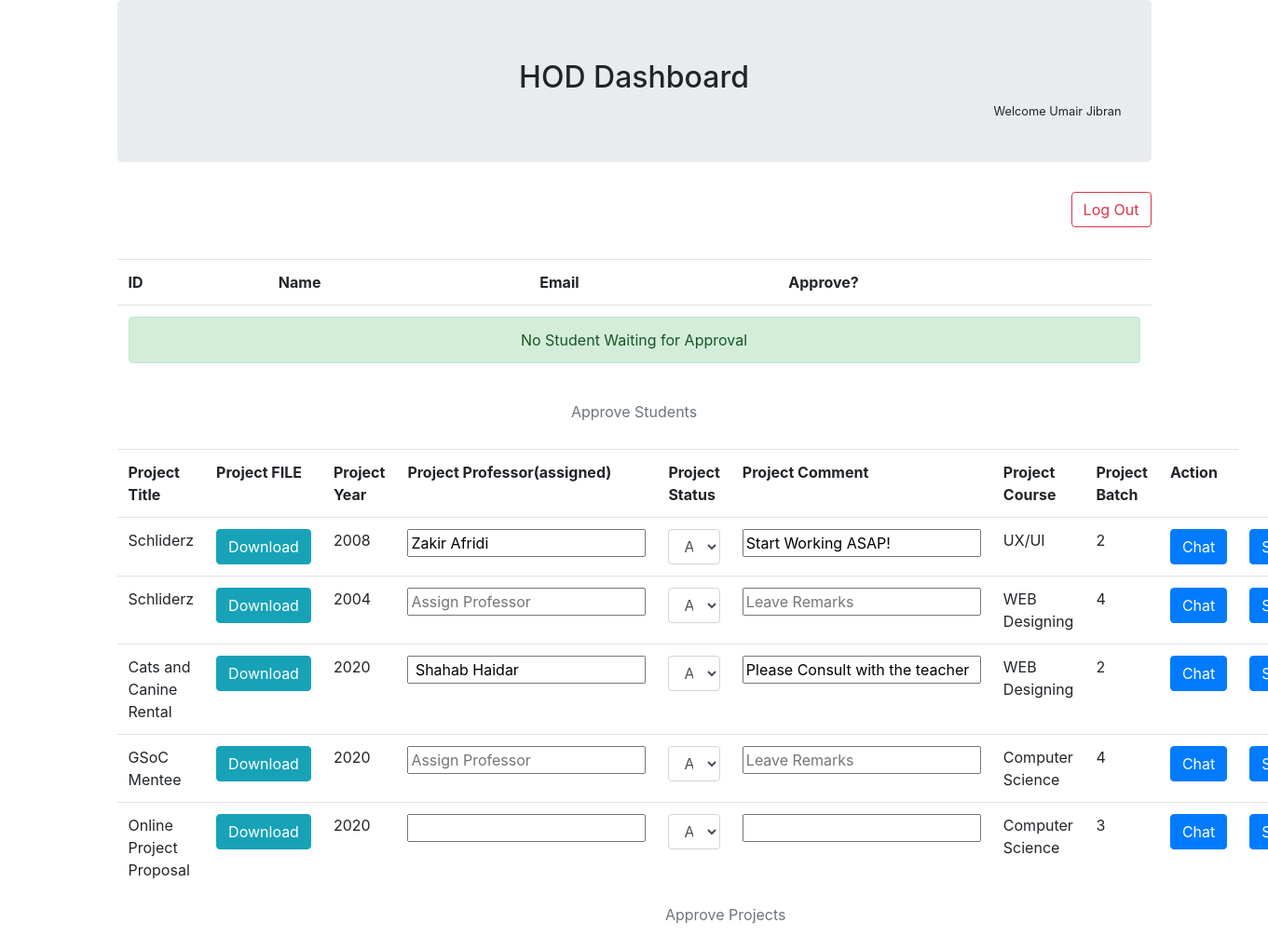
/hod/index.php (signed in), run on the app's committed database.
### tables this page shows
CREATE TABLE `hod_record` (
  `hod_ID` int(11) NOT NULL,
  `hod_FIRST_NAME` varchar(50) NOT NULL,
  `hod_LAST_NAME` varchar(50) NOT NULL,
  `hod_EMAIL` varchar(50) NOT NULL,
  `hod_DEPT` varchar(30) NOT NULL,
  `hod_PASSWORD` varchar(50) NOT NULL
);

CREATE TABLE `project_record` (
  `project_ID` int(11) NOT NULL,
  `student_ID` int(11) NOT NULL,
  `hod_ID` int(11) NOT NULL,
  `project_TITLE` varchar(50) NOT NULL,
  `project_YEAR` int(11) NOT NULL,
  `project_PROFESSOR` varchar(50) DEFAULT NULL,
  `project_BATCH` int(11) NOT NULL,
  `project_COURSE` varchar(50) NOT NULL,
  `project_COMMENT` varchar(500) DEFAULT NULL,
  `project_STATUS` tinyint(1) NOT NULL DEFAULT 0,
  `project_file` varchar(100) NOT NULL
);

### hod/index.php (the view, shortened to what this page needs)
<?php
    require_once('../server/connection.php');
    $hodID = $_SESSION['id'];
    $sql = "SELECT `hod_FIRST_NAME` , `hod_LAST_NAME` FROM `hod_record` WHERE `hod_ID` = '${hodID}'";
    $result = $conn->query($sql);
    $data = $result->fetch_assoc();
    $hodNAME = $data['hod_FIRST_NAME'] . " " . $data['hod_LAST_NAME'];
?>
<!DOCTYPE html>
<html lang="en">
<head>
    <link rel="stylesheet" href="../css/bootstrap.css">
    <link rel="stylesheet" href="style.css">
</head>
<body>
    <div class="container container-fluid">
        <div class="jumbotron">
            <h2 class="center">
                HOD Dashboard
            </h2>
            <small class="right">Welcome <?php echo $hodNAME?> </small>
        </div>
        <nav class='right'><form action="#" method="post"><input type="submit" value="Log Out" name="logout" class="btn btn-outline-danger"></form></nav>
        <br><br><br>
        <table class="table">
        <caption class='center'>Approve Students</caption>
            <tr>
                <th>ID</th>
                <th>Name</th>
                <th>Email</th>
                <th>Approve?</th>
            </tr>
            <?php
                $sql = "SELECT * FROM `student_record` WHERE `status` = 0";
                $result = $conn->query($sql);
                $rows = $result->num_rows;
                if($rows >= 1){
                    while($data = $result->fetch_assoc()){
                        $id = $data['student_ID'];
                        $name = $data['student_FIRST_NAME'] . " " . $data['student_LAST_NAME'];
                        $email = $data['student_EMAIL'];
                        echo"
                        <form method='post'>
                            <tr>
                                <td><fieldset disabled><input type='number' name='field$id' value=${id} id='disabledTextInput' class='form-control'></fieldset></td>
                                <td>${name}</td>
                                <td>${email}</td>
                                <td><input type='submit' name='approve${id}' class='btn btn-outline-success' value='Approve This'></td>
                            </tr>
                        </form>
                        ";
                        if(isset($_POST['approve'.$id])){
                            $sql = "UPDATE `student_record` SET `status` = '1' WHERE `student_record`.`student_ID` = '${id}';";
                            $result = $conn->query($sql);
                            header('Location: ?');
                        }
                    }
                }else{
                    echo '<tr><td colspan="4"><div class="alert alert-success center" role="alert" >No Student Waiting for Approval</div></td></tr>';
                }
            ?>
        </table>
        <table class="table">
        <caption  class='center'>Approve Projects</caption>
            <tr>
                <th>Project Title</th>
                <th>Project FILE</th>
                <th>Project Year</th>
                <th>Project Professor(assigned)</th>
                <th>Project Status</th>
                <th>Project Comment</th>
                <th>Project Course</th>
                <th>Project Batch</th>
                <th>Action</th>
            </tr>
            <?php
                $sql = "SELECT * FROM `project_record` WHERE `hod_ID` = '${hodID}';";
                $result = $conn->query($sql);
                $rows = $result->num_rows;
                if($rows >= 1){
                    while($data = $result->fetch_assoc()){
                        $prID = $data['project_ID'];
                        $title = $data['project_TITLE'];
                        $year = $data['project_YEAR'];
                        $hodID = $data['hod_ID'];
                        $stdID = $data['student_ID'];
                        $professor = $data['project_PROFESSOR'];
                        $comment = $data['project_COMMENT'];
                        $course = $data['project_COURSE'];
                        $batch = $data['project_BATCH'];
                        $file = $data['project_file'];
                        echo"
                        <tr>
                            <td>${title}</td>
                            <td> <a href = ${file} class='btn btn-info' download>Download</a></td>";
                            echo"<td>${year}</td>";
                        ?>
                        <form action="#" method="post">
                        <?php
                            echo"
                            <td>
                                <input type='text' name='prof${prID}' placeholder='Assign Professor' value='${professor}' required>
                            </td>
                            <td><select name='status${prID}' class='form-control'>
                                <option value='1'>ACCEPT</option>
                                <option value='2'>REJECT</option>
                            </select></td>
                            <td><input type='text' name='comment${prID}'  placeholder='Leave Remarks' value='${comment}' required></td>
                            ";
                            echo"
                                <td>${course}</td>
                                <td>${batch}</td>
                                <td><a href='./../chat/index.php?hodID=${hodID}&stdID=${stdID}' class='btn btn-primary'>Chat</a></td>
                                <td><input type='submit' name='update${prID}' class='btn btn-primary'></td>";
                                ?>
                                </form>
                                <?php
                        echo "</tr>";
                    }
                }else{
                    echo '<tr><td colspan="8"><div class="alert alert-success center" role="alert" >No Project Waiting for Approval</div></td></tr>';
                }
            ?>
        </table>
    </div>
</body>
</html>

### hod/style.css (style rules this page uses)
.center { text-align: center; }
.right { float: right; }

### data on the page
hod_record: hodNAME "Umair Jibran"
project_record: project_TITLE "Schliderz", project_YEAR "2008", project_PROFESSOR "Zakir Afridi", project_ID "ACCEPT", project_COMMENT "Start Working ASAP!", project_COURSE "UX/UI", project_BATCH "2"
project_record: project_TITLE "Schliderz", project_YEAR "2004", project_ID "ACCEPT", project_COURSE "WEB Designing", project_BATCH "4"
project_record: project_TITLE "Cats and Canine Rental", project_YEAR "2020", project_PROFESSOR "Shahab Haidar", project_ID "ACCEPT", project_COMMENT "Please Consult with the teacher", project_COURSE "WEB Designing", project_BATCH "2"
project_record: project_TITLE "GSoC Mentee", project_YEAR "2020", project_ID "ACCEPT", project_COURSE "Computer Science", project_BATCH "4"
project_record: project_TITLE "Online Project Proposal", project_YEAR "2020", project_ID "ACCEPT", project_COURSE "Computer Science", project_BATCH "3"
